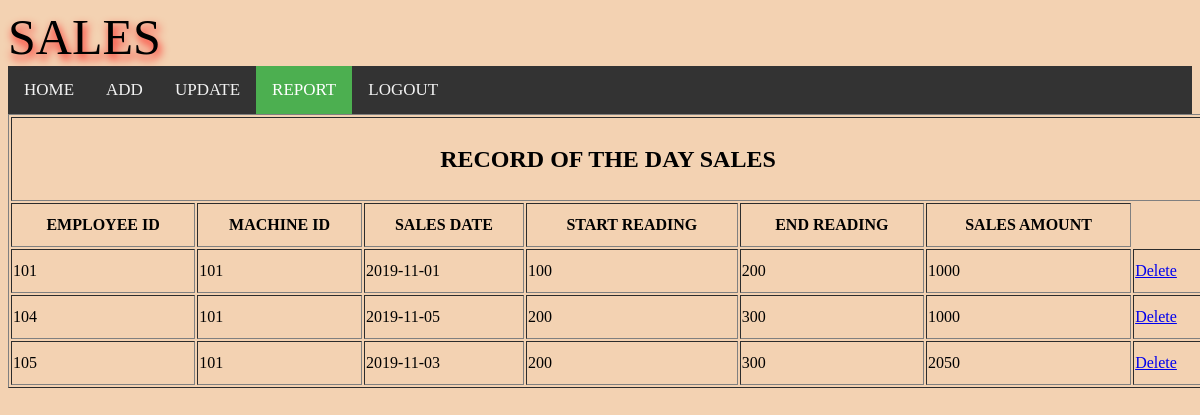
Page /rsales.php on the committed database.
### tables this page shows
CREATE TABLE `sales` (
  `employeeid` varchar(20) NOT NULL,
  `machineid` int(20) NOT NULL,
  `salesdate` date NOT NULL,
  `startreading` bigint(10) NOT NULL,
  `endreading` bigint(10) NOT NULL,
  `amount` bigint(10) NOT NULL
);

### rsales.php (the view, shortened to what this page needs)
<?php
$servername = "localhost";
$userid = "root";
$password = "";
$dbname = "login";
$link= mysqli_connect($servername, $userid, $password, $dbname);
$sql="select * from sales";
$result=mysqli_query($link,$sql);
?>
<!DOCTYPE html>
<html>
<HEAD>
<div class="col-sm-5">
            <div ><span style="font-family:impact;text-shadow:2px 5px 10px red; font-size:50px">SALES</span></div>
        </div>
</HEAD>
<body>
<div class="topnav">
  <a  href="services.php">HOME</a>
<a   href="sales.php">ADD</a>
  <a  href="USALES.php">UPDATE</a>
 <a  class="active" href="rsales.php">REPORT</a>
	<a href="login.php">LOGOUT</a>
</div>
<table align="center"border="1px" style="width:1200px; line-height:40px;">
<tr>
<th colspan="9"><h2>RECORD OF THE DAY SALES</h2></th>
</tr>
<t>
<th>EMPLOYEE ID</TH>
<th>MACHINE ID</TH>
<th>SALES DATE</TH>
<th>START READING</TH>
<th>END READING</TH>
<th>SALES AMOUNT</TH>
</t>
<?php
 if(mysqli_num_rows($result) > 0){
	 while($row = mysqli_fetch_array($result))
	{
echo "<tr>";
                echo "<td>" . $row['employeeid'] . "</td>";
                echo "<td>" . $row['machineid'] . "</td>";
		 echo "<td>" . $row['salesdate'] . "</td>";
		 echo "<td>" . $row['startreading'] . "</td>";
		 echo "<td>" . $row['endreading'] . "</td>";
                echo "<td>" . $row['amount'] . "</td>";
	echo"<td><a href=dsales.php?employeeid=".$row['employeeid'].">Delete</a></td>";
            echo "</tr>";
        }
        echo "</table>";
}
    else{
        echo "No records matching your query were found.";
    }
?>
</body>
</html>

### rsales.php (style rules this page uses)
body { background-color:#F3D2B2; }
.topnav { overflow: hidden; background-color: #333; }
.topnav a { float: left; color: #f2f2f2; text-align: center; padding: 14px 16px; text-decoration: none; font-size: 17px; }
.topnav a.active { background-color: #4CAF50; color: white; }

### rows in the picture
sales: employeeid "101", machineid "101", salesdate "2019-11-01", startreading "100", endreading "200", amount "1000"
sales: employeeid "104", machineid "101", salesdate "2019-11-05", startreading "200", endreading "300", amount "1000"
sales: employeeid "105", machineid "101", salesdate "2019-11-03", startreading "200", endreading "300", amount "2050"
